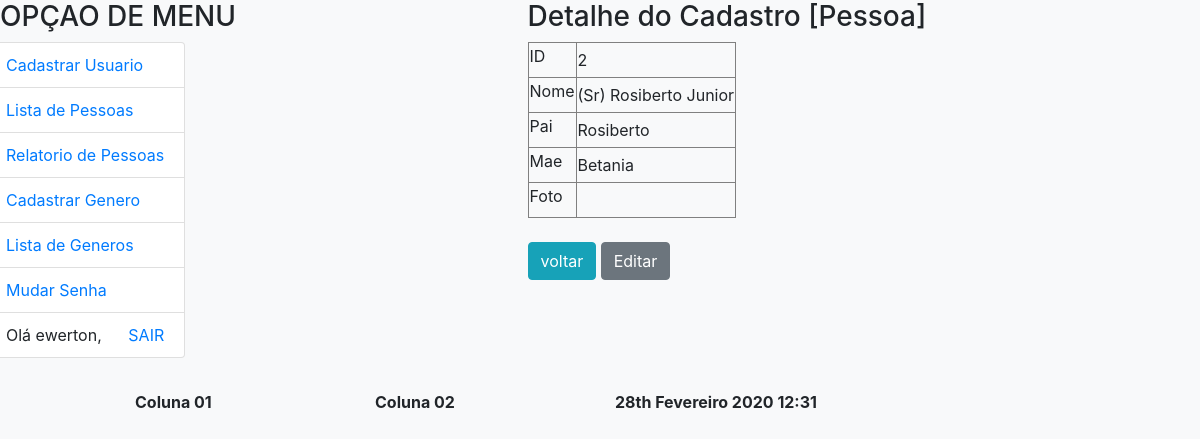
/pessoa/id/2/ (signed in), run on an earlier commit of the app's database.
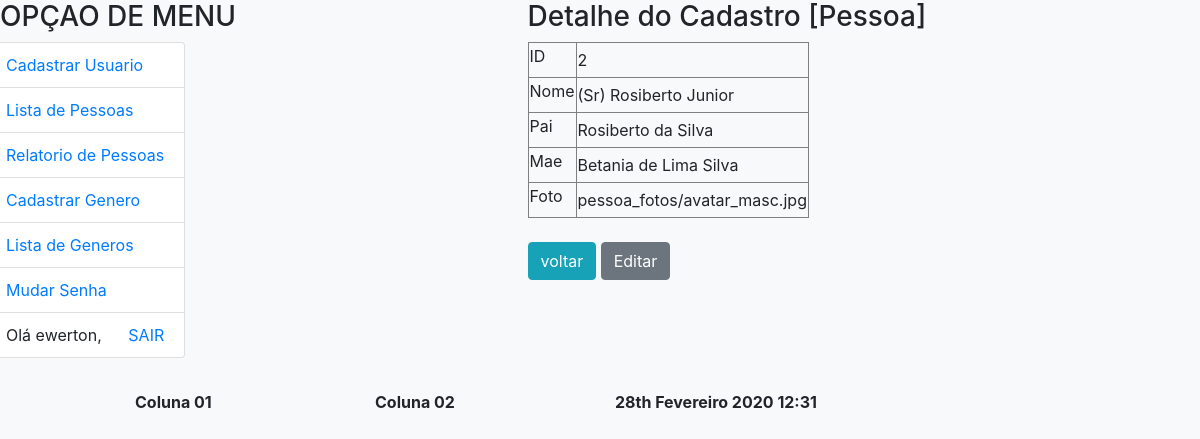
And on a later commit of the database.
### pessoa/models.py (models this page shows, shortened)
class Pessoa(models.Model):
    nome=models.CharField(
        max_length=100,
        null=False,
        blank=False,
        help_text='Escreva aqui o seu nome completo',
        verbose_name='Nome Completo',
        error_messages={
            'null':'Valor nulo nao permitido',
            'blank': 'Valor vazio',
        }
    )
    genero=models.ForeignKey(Genero)
    rg=models.IntegerField(
        help_text='Escreva aqui somente os numeros do RG',
        verbose_name='Número do RG',
        unique=True,
    )
    cpf=models.CharField(
        max_length=15,
        help_text='Escreva aqui somente os numeros do CPF',
        verbose_name='Número do CPF',
        unique=True,
        db_index=True,
    )
    estadocivil=models.CharField(
        max_length=20,
        choices=[
            ('S','Solteiro'),
            ('C','Casado'),
            ('V','Viúvo'),
            ('D','Desquitado'),
            ('U','União Estável'),
        ],
        error_messages={
            'invalid_choice':'Valor nao permitido',
        },
        default='S',
        db_index=True,
        verbose_name='Estado Cívil',
    )
    pai=models.CharField(
        max_length=100,
        help_text='Escreva aqui nome completo do seu pai',
        verbose_name='Nome do Pai',
    )
    mae=models.CharField(
        max_length=100,
        help_text='Escreva aqui nome completo do sua mae',
        verbose_name='Nome da Mãe',
    )
    email=models.CharField(
        max_length=200,
        help_text='Escreva aqui o seu e-mail',
        verbose_name='E-Mail',
    )
    telefone=models.CharField(
        max_length=15,
        help_text='Escreva aqui o numero de seu telefone (xx) 99999-9999',
        verbose_name='Telefone',
    )
    idade=models.IntegerField(
        default=0,
        help_text='Coloque aqui sua idade',
        validators=[validate_even],
        verbose_name='Idade',
    )
    foto=models.ImageField(
        upload_to='pessoa_fotos/',
        default='pessoa_fotos/none.jpg',
        blank=True,
        null=True,
        help_text = 'Escolha uma foto para o seu perfil',
        verbose_name = 'Foto',
    )
    dt_log=models.DateField(
        auto_now=True,
        editable=False,
        verbose_name='Dt Criação',
    )
    def getPronomeTratamento (self):
        sx = str(self.genero)[0].upper()
        if sx == 'M':
            ptr = 'Sr'
        elif sx == 'F':
            ptr = 'Sra'
        else:
            ptr = ''
        return ptr
    class Meta:
        ordering = ['nome', 'idade']
        verbose_name = 'pessoa'
        verbose_name_plural = 'pessoas'

### pessoa/views.py (the view)
# urls.py: url(r'^id/(?P<p_id>[0-9]{,2})/$', views.pessoa_id, name='Detalhe_ID'),
@login_required(login_url='/login/')
@permission_required('pessoa.change_pessoa',login_url='/pessoa/permission_error/')
def pessoa_id(request, p_id):
    pessoas = Pessoa.objects.select_related().get(id=p_id)
    contexto = {'detalhe':pessoas}
    contexto['pronome'] = pessoas.getPronomeTratamento()
    return render(request, 'pessoa/pessoa_id.html', contexto)

### pessoa/models.py (called while the page is built)
    def __str__(self):
        return self.descricao

### pessoa/templates/pessoa/pessoa_id.html
{% extends 'pessoa/base.html' %}
{% block main %}
    {% if detalhe %}
      <h3 class="teste">Detalhe do Cadastro [Pessoa]</h3>
      <table border="1">
          <tr>
              <td><label>ID</label></td>
              <td>{{ detalhe.id }}</td>
          </tr>
          <tr>
              <td><label>Nome</label></td>
              <td>
                  ({{ pronome }}) {{ detalhe.nome }}
              </td>
          </tr>
          <tr>
              <td><label>Pai</label></td>
              <td>{{ detalhe.pai }}</td>
          </tr>
          <tr>
              <td><label>Mae</label></td>
              <td>{{ detalhe.mae }}</td>
          </tr>
          <tr>
              <td><label>Foto</label></td>
              <td>{{ detalhe.foto }}</td>
          </tr>
      </table>
      <br>
    {% else %}
       <p>nenhum dado foi localizado</p>
    {% endif %}
    <button class="btn btn-info" onclick="window.history.go(-1); return false;">voltar</button>
    <button class="btn btn-secondary" onclick="olaMundo()">Editar</button>
{% endblock%}

What changed in the data, as far as the page shows it:
changed Pessoa "Rosiberto Junior": pai "Rosiberto" → "Rosiberto da Silva"; mae "Betania" → "Betania de Lima Silva"; foto (not shown) → "pessoa_fotos/avatar_masc.jpg"
